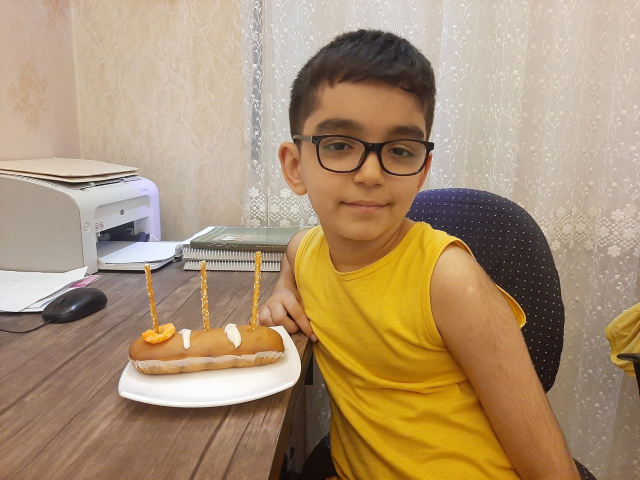
#> input picture BasicMathOperation/input/ashkan.jpg, 1280 x 960 px, found by its file name (shown at 1/2 size)
$ python checkered_face.py
#> lines starting #> are read from the running program, lines starting #| are printed output that depends on the picture; after the words box and inside, x2 and y2 are one past the last pixel; in counts of white or black regions, pixels touching at a corner belong together
import cv2

image = cv2.imread("ashkan.jpg")
#> image is the input picture: shape (960, 1280, 3); mean B, G, R 115.1, 145.9, 171.3
image_gray = cv2.cvtColor(image, cv2.COLOR_BGR2GRAY)
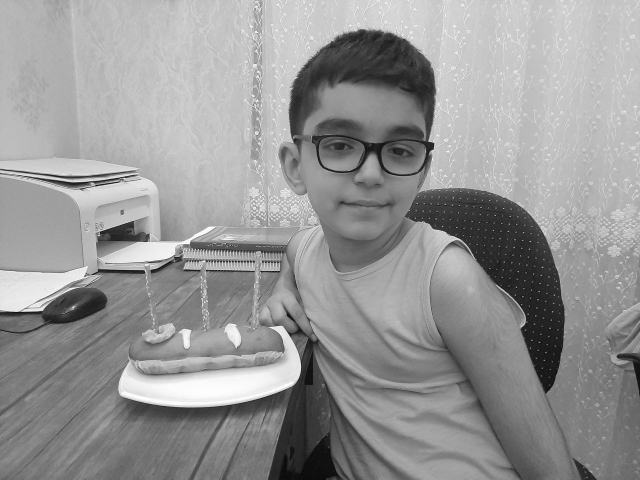
#> image_gray: shape (960, 1280) (shown at 1/2 size); min 0, max 255, mean 150

face_detector = cv2.CascadeClassifier(cv2.data.haarcascades + "haarcascade_frontalface_alt.xml")
faces = face_detector.detectMultiScale(image_gray, 1.3)
#> faces = [[570, 151, 338, 338]]

for face in faces:
    x, y, w, h = face
    face_image = image[y:y+h, x:x+w]
    face_image_small = cv2.resize(face_image, [30, 30])
    face_image_big = cv2.resize(face_image_small, [w, h], interpolation=cv2.INTER_NEAREST)

    image[y:y+h, x:x+w] = face_image_big
#> this loop made 1 pass
#> pass 1, `face_image = image[y:y+h, x:x+w]`:
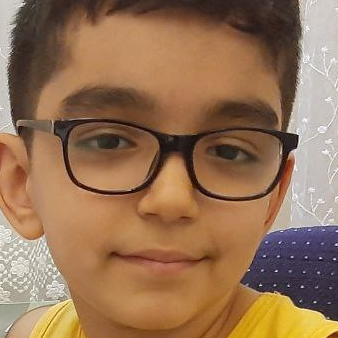
#> face_image: shape (338, 338, 3); mean B, G, R 84.9, 114.7, 150.1
#> pass 1, `face_image_small = cv2.resize(face_image, [30, 30])`:
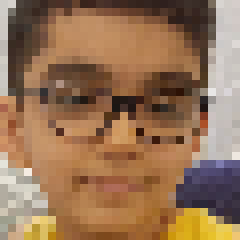
#> face_image_small: shape (30, 30, 3) (shown 8 times larger); mean B, G, R 85.1, 115.1, 150.6
#> pass 1, `face_image_big = cv2.resize(face_image_small, [w, h], interpolation=cv..`:
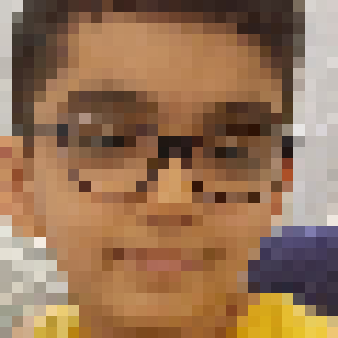
#> face_image_big: shape (338, 338, 3); mean B, G, R 85.3, 115.1, 150.7
#> after the loop:
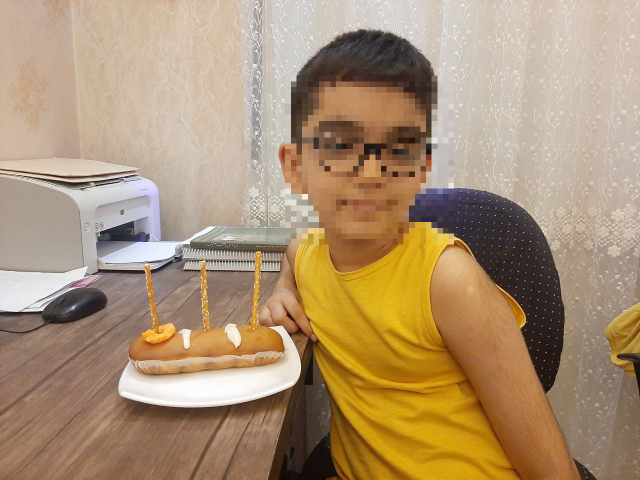
#> image: shape (960, 1280, 3) (shown at 1/2 size); 9.08% of pixels changed, all inside (x1, y1, x2, y2) = (570, 151, 908, 489)


cv2.imshow("result", image)
cv2.imwrite("checkered_face.jpg", image)
cv2.waitKey()

$ run again, with BasicMathOperation/input/img1.jpg copied over BasicMathOperation/input/ashkan.jpg
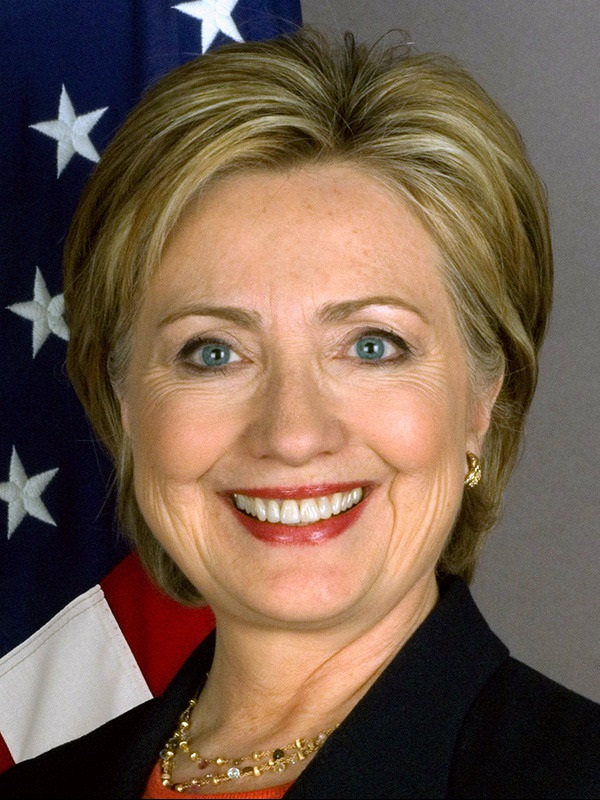
#> input picture BasicMathOperation/input/img1.jpg, 600 x 800 px, found by its file name
#> image is the input picture: shape (800, 600, 3); mean B, G, R 77.2, 93.4, 115.7
#> `image_gray = cv2.cvtColor(image, cv2.COLOR_BGR2GRAY)`:
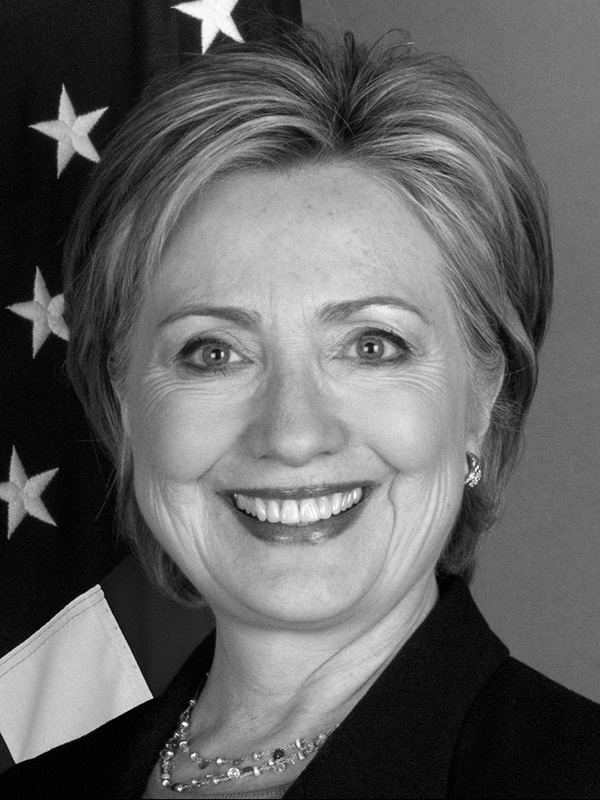
#> image_gray: shape (800, 600); min 0, max 254, mean 98.2
#> faces = [[96, 190, 416, 416]]
#> the loop `for face in faces:` made 1 pass
#> after the loop `for face in faces:`:
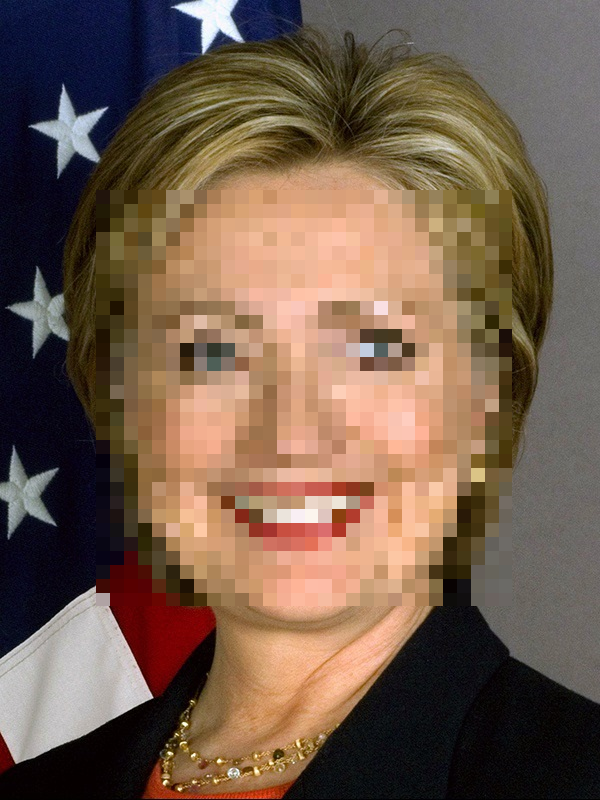
#> image: shape (800, 600, 3); mean B, G, R 77.1, 93.4, 115.6

$ run again, with BasicMathOperation/input/img2.jpg copied over BasicMathOperation/input/ashkan.jpg
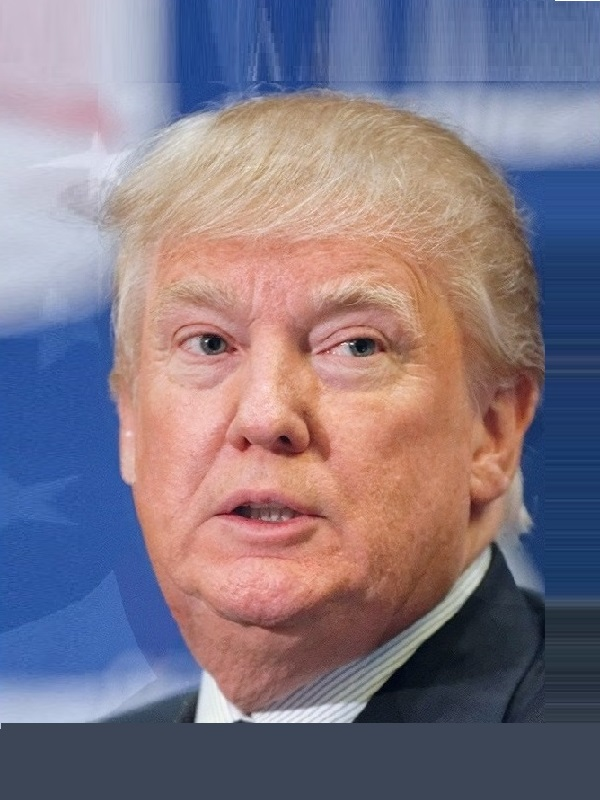
#> input picture BasicMathOperation/input/img2.jpg, 600 x 800 px, found by its file name
#> image is the input picture: shape (800, 600, 3); mean B, G, R 132.7, 119.7, 131.1
#> `image_gray = cv2.cvtColor(image, cv2.COLOR_BGR2GRAY)`:
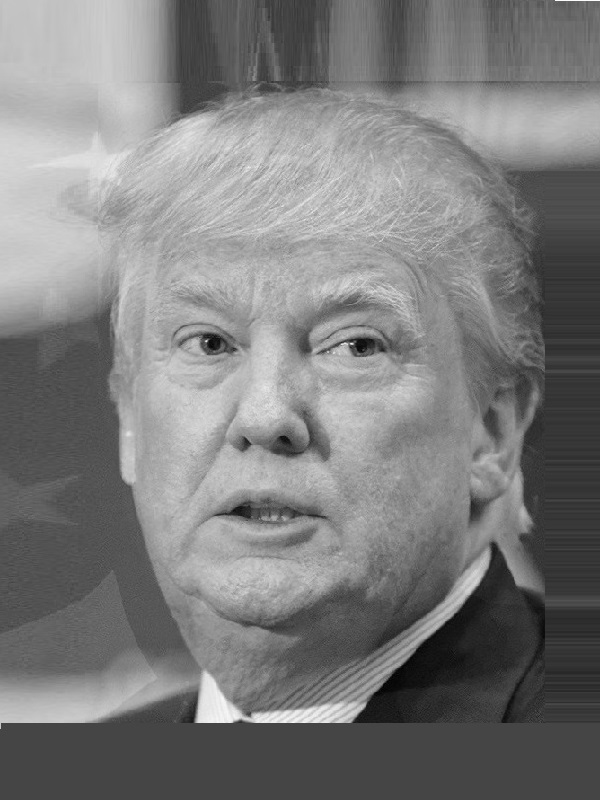
#> image_gray: shape (800, 600); min 0, max 252, mean 124.6
#> faces = [[67, 187, 407, 407]]
#> the loop `for face in faces:` made 1 pass
#> after the loop `for face in faces:`:
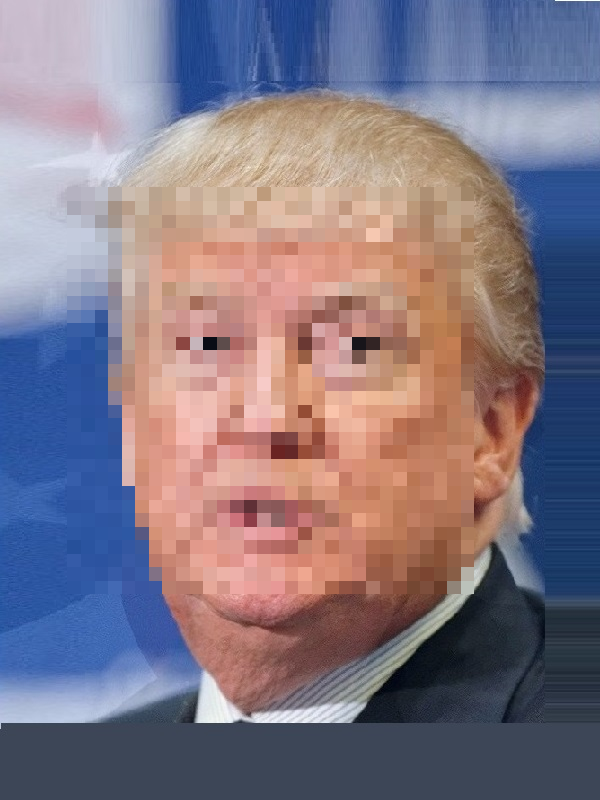
#> image: shape (800, 600, 3); mean B, G, R 132.9, 119.9, 131.2
